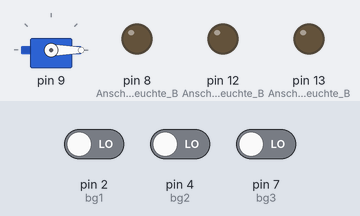
The sketch below on a simulated Arduino Uno, built with avr-gcc and run on an emulated ATmega328P. Parts: servo, output pins drawn as LEDs (lit = HIGH). The test bench sets the inputs (shaded band); at power-on: pin 2 (bg1) LOW, pin 4 (bg2) LOW, pin 7 (bg3) LOW.

Above: at 2.7 s.
2.8 s: pin 2 (bg1) driven HIGH
At 4.0 s:
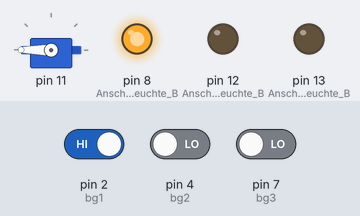
4.3 s: pin 2 (bg1) driven LOW and pin 4 (bg2) driven HIGH
At 5.5 s:
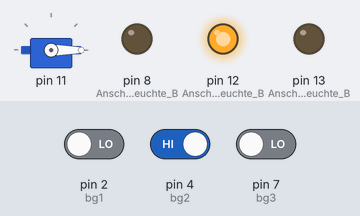
6.3 s: pin 4 (bg2) driven LOW and pin 7 (bg3) driven HIGH
At 8.2 s:
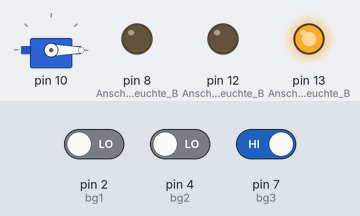
Timing chart, 0 to 9.7 s (numbered marks = the images above; inputs shaded):
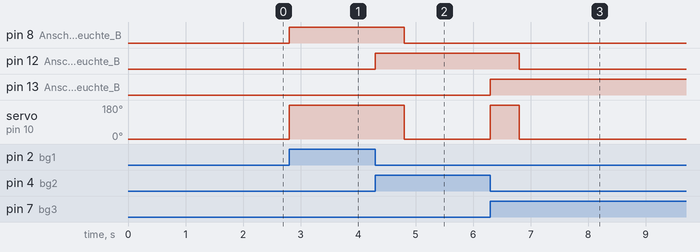

The sketch:

absaugung.ino
```cpp
#include <Servo.h>

    Servo blastgate1;
    Servo blastgate2;
    Servo blastgate3;

    int bg1 = 2;
    int bg2 = 4;
    int bg3 = 7;

    bool bg1set = false;
    bool bg2set = false;
    bool bg3set = false;

    int Grad;

    //___________________VOID SETUP______________

    void setup() {

      pinMode(bg1, INPUT);
      pinMode(bg2, INPUT);
      pinMode(bg3, INPUT);

      pinMode(8, OUTPUT);		//Anschluss Signalleuchte Blast Gate 1
      pinMode(12, OUTPUT);		//Anschluss Signalleuchte Blast Gate 2
      pinMode(13, OUTPUT);		//Anschluss Signalleuchte Blast Gate 3

      bg1set = true;
      bg2set = true;
      bg3set = true;

      BG1(0);
      BG2(0);
      BG3(0);
    }

    //___________FUNKTION "schalten"________________

    void schalten (Servo blastgate, int PIN, int Winkel) {

      blastgate.attach(PIN);
      blastgate.write(Winkel);
      delay(500);
      blastgate.detach();

    }
  //___________FUNKTION "BlastGate1"___________________

    void BG1(int Stellung) {              //0=zu  1=auf
      if(bg1set && Stellung == 0) {
        Grad = 0;                         //Position in Grad
        digitalWrite(8, LOW);             //Signalleuchte aus
        schalten(blastgate1, 11, Grad);    //(Servo, Anschlusspin, Position)
        bg1set = false;
      }
      if(!bg1set && Stellung == 1) {
        Grad = 180;                         //Position in Grad
        digitalWrite(8, HIGH);             //Signalleuchte aus
        schalten(blastgate1, 11, Grad);    //(Servo, Anschlusspin, Position)
        bg1set = true;
      }
    }

  //___________FUNKTION "BlastGate2"___________________

    void BG2(int Stellung) {              //0=zu  1=auf
      if(bg2set && Stellung == 0) {
        Grad = 0;                         //Position in Grad
        digitalWrite(12, LOW);             //Signalleuchte aus
        schalten(blastgate2, 10, Grad);    //(Servo, Anschlusspin, Position)
        bg2set = false;
      }
      if(!bg2set && Stellung == 1) {
        Grad = 180;                         //Position in Grad
        digitalWrite(12, HIGH);             //Signalleuchte aus
        schalten(blastgate2, 10, Grad);    //(Servo, Anschlusspin, Position)
        bg2set = true;
      }
    }

  //___________FUNKTION "BlastGate3"___________________

    void BG3(int Stellung) {              //0=zu  1=auf
      if(bg3set && Stellung == 0) {
        Grad = 0;                         //Position in Grad
        digitalWrite(13, LOW);             //Signalleuchte aus
        schalten(blastgate3, 9, Grad);    //(Servo, Anschlusspin, Position)
        bg3set = false;
      }
      if(!bg3set && Stellung == 1) {
        Grad = 180;                         //Position in Grad
        digitalWrite(13, HIGH);             //Signalleuchte aus
        schalten(blastgate3, 9, Grad);    //(Servo, Anschlusspin, Position)
        bg3set = true;
      }
  }


  //_____________VOID LOOP______________________
void loop() {
    while(digitalRead(bg1) == HIGH) {       //Blast Gate 1 oeffnen
      BG1(1);
      BG2(0);
      BG3(0);
}
    while(digitalRead(bg2) == HIGH) {       //Blast Gate 2 oeffnen
      BG2(1);
      BG1(0);
      BG3(0);
 }
    while(digitalRead(bg3) == HIGH) {       //Blast Gate 3 oeffnen
      BG3(1);
      BG1(0);
      BG2(0);
 }
}
```

Measured:
- after the input at 2.8 s, pin 8 (Anschluss_Signalleuchte_B): LOW → HIGH at once; servo on pin 10: 0° → 180° at once
- after the input at 4.3 s, pin 8 (Anschluss_Signalleuchte_B): HIGH → LOW after 0.50 s; pin 12 (Anschluss_Signalleuchte_B): LOW → HIGH at once; servo on pin 10: 180° → 0° after 0.50 s
- after the input at 6.3 s, pin 12 (Anschluss_Signalleuchte_B): HIGH → LOW after 0.50 s; pin 13 (Anschluss_Signalleuchte_B): LOW → HIGH at once; servo on pin 10: 0° → 180° at once, → 0° 0.50 s later
